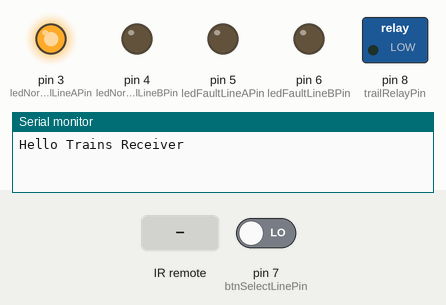
A sketch run on a simulated Arduino Uno, built with avr-gcc and run on an emulated ATmega328P. Shown: switched loads named in the sketch (green lamp = pin HIGH), output pins drawn as LEDs (lit = HIGH), the last lines printed to the serial monitor. Dashed ring = blinking. The test bench sets the inputs (shaded band); at power-on: pin 7 (btnSelectLinePin) LOW.

Above: at 1.2 s.
1.3 s: pin 7 (btnSelectLinePin) driven HIGH
At 1.62 s:
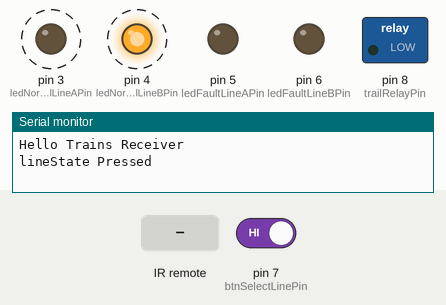
4.3 s: infrared code 0x1 received
At 4.62 s:
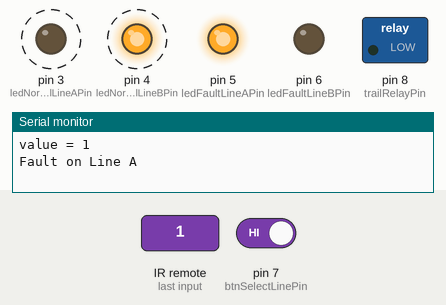
7.3 s: infrared code 0x2 received
At 7.63 s:
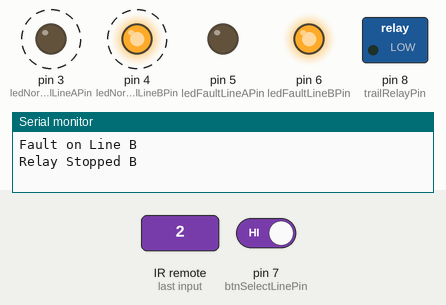
10.3 s: infrared code 0x3 received
At 10.63 s:
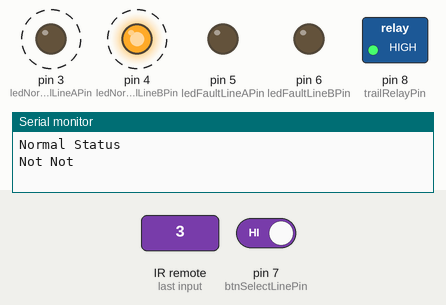
13.3 s: infrared code 0x1 received
At 13.63 s:
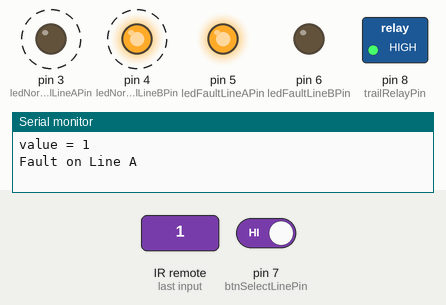
16.3 s: pin 7 (btnSelectLinePin) driven LOW
At 16.3 s:
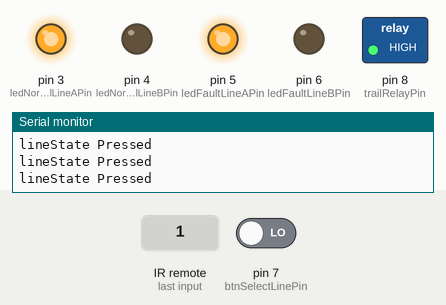
Timing chart, 0 to 18.8 s (numbered marks = the images above; inputs shaded):
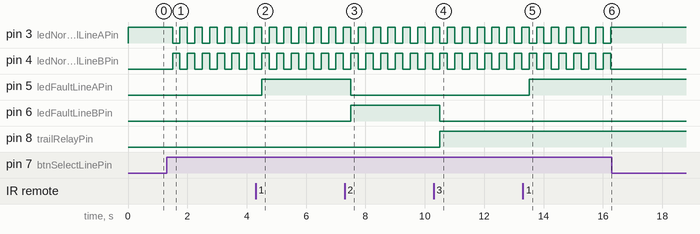

The sketch:

3_Receiver_RC.ino
```cpp
#include <RCSwitch.h>

const int btnSelectLinePin   = 7;

const int ledNormalLineAPin = 3;
const int ledNormalLineBPin = 4;

const int ledFaultLineAPin  = 5;
const int ledFaultLineBPin  = 6;

const int trailRelayPin     = 8;

int lineState    = 0;

bool lineAFlag  = true ;
bool lineBFlag  = false ;

bool statusFaultlineAFlag   = false ;
bool statusFaultlineBFlag   = false ;

RCSwitch mySwitch = RCSwitch();

void setup() {

  Serial.begin(115200);

  mySwitch.enableReceive(0);
  // Arduino Uno Receiver on interrupt 0 => that is pin #2

  pinMode(ledNormalLineAPin  , OUTPUT );
  pinMode(ledNormalLineBPin  , OUTPUT );

  pinMode(ledFaultLineAPin  , OUTPUT );
  pinMode(ledFaultLineBPin  , OUTPUT );

  pinMode(trailRelayPin     , OUTPUT );

  pinMode(btnSelectLinePin    , INPUT  );

  lineState    = 0;

  Serial.println("Hello Trains Receiver");

}


void loop() {

  lineState   = digitalRead(btnSelectLinePin);

  if ( lineState == HIGH ) {
      Serial.println("lineState Pressed");

      if ( lineAFlag  ) {
           lineAFlag  = false ;
           lineBFlag  = true ;
      } else {
           lineAFlag  = true ;
           lineBFlag  = false ;
      }
  }


  if ( lineAFlag ) {

//     Serial.println("Train on Line A");
     digitalWrite(ledNormalLineAPin    ,HIGH );
     digitalWrite(ledNormalLineBPin    ,LOW );
//     mySwitch.send("A", 24);
//     mySwitch.send(1, 24);

  } else {
//    Serial.println("Train Not Stopped on Line A");
    digitalWrite(ledNormalLineAPin    ,LOW );

  }

  if ( lineBFlag ) {

//     Serial.println("Train on Line B");
     digitalWrite(ledNormalLineBPin    ,HIGH );
     digitalWrite(ledNormalLineAPin    ,LOW );
//     mySwitch.send("A", 24);
//     mySwitch.send(1, 24);

  } else {
//    Serial.println("Train Not Stopped on Line A");
    digitalWrite(ledNormalLineBPin    ,LOW );

  }


  if (mySwitch.available()) {

    int value = mySwitch.getReceivedValue();
    Serial.print("value = ");
    Serial.println(value);

//    if (mySwitch.getReceivedValue()) {
//        process();
//    }

    switch (value){
      case 1:
       Serial.println("Fault on Line A");
       digitalWrite(ledFaultLineAPin  ,HIGH );
       digitalWrite(ledFaultLineBPin  ,LOW );
       statusFaultlineAFlag  = true ;
       statusFaultlineBFlag  = false ;
      break;

      case 2:
       Serial.println("Fault on Line B");
       digitalWrite(ledFaultLineAPin  ,LOW );
       digitalWrite(ledFaultLineBPin  ,HIGH );
       statusFaultlineAFlag  = false ;
       statusFaultlineBFlag  = true ;
      break;

      case 3:
       Serial.println("Normal Status");
       digitalWrite(ledFaultLineAPin  ,LOW );
       digitalWrite(ledFaultLineBPin  ,LOW );
       statusFaultlineAFlag  = false ;
       statusFaultlineBFlag  = false ;
      break;
  }

  if ( statusFaultlineAFlag && lineAFlag ) {
     Serial.println("Relay Stopped A ");
       digitalWrite(trailRelayPin  ,LOW );
  }
//  else {
//         Serial.println("Relay Not Stopped A ");
//       digitalWrite(trailRelayPin  ,HIGH );
//  }

  if ( statusFaultlineBFlag && lineBFlag ) {
         Serial.println("Relay Stopped B ");
       digitalWrite(trailRelayPin  ,LOW );
  }
//  else {
//      Serial.println("Relay Not Stopped B ");
//       digitalWrite(trailRelayPin  ,HIGH );
//  }

  if ( !statusFaultlineAFlag && !statusFaultlineBFlag ) {
      Serial.println("Not Not");
       digitalWrite(trailRelayPin  ,HIGH );
  }

    mySwitch.resetAvailable();

    Serial.println("  ");
   }

  delay(250);
}
```

Measured:
- after the input at 1.3 s, pin 3 (ledNormalLineAPin), pin 4 (ledNormalLineBPin): alternates HIGH for 0.25 s and LOW for 0.25 s, starting after 0.20 s
- after the input at 4.3 s, pin 5 (ledFaultLineAPin): LOW → HIGH after 0.20 s
- after the input at 7.3 s, pin 5 (ledFaultLineAPin): HIGH → LOW after 0.21 s; pin 6 (ledFaultLineBPin): LOW → HIGH after 0.21 s
- after the input at 10.3 s, pin 6 (ledFaultLineBPin): HIGH → LOW after 0.21 s; pin 8 (trailRelayPin): LOW → HIGH after 0.21 s
- after the input at 13.3 s, pin 5 (ledFaultLineAPin): LOW → HIGH after 0.21 s
- after the input at 16.3 s, pin 3 (ledNormalLineAPin): stops changing and stays HIGH; pin 4 (ledNormalLineBPin): stops changing and stays LOW
